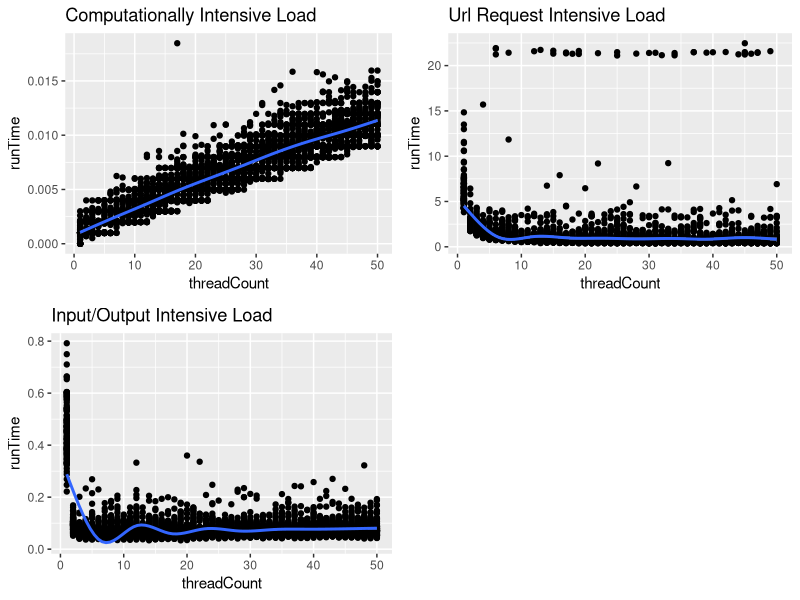

The R source for this figure:
library("ggplot2")
library("gridExtra")

setwd("C:/Users/Michael/Projects/ThreadOptimizer")

compDat = read.csv("compThreadTestMaster.csv", header=T)
urlDat = read.csv("urlThreadTestMaster.csv", header=T)
rwDat = read.csv("readWriteThreadTestMaster.csv", header=T)

p1 = ggplot(compDat, aes(threadCount, runTime), main) + geom_point() + 
       geom_smooth() + ggtitle("Computationally Intensive Load")
p2 = ggplot(urlDat, aes(threadCount, runTime)) + geom_point() + 
       geom_smooth() + ggtitle("Url Request Intensive Load")
p3 = ggplot(rwDat, aes(threadCount, runTime)) + geom_point() +
       geom_smooth() + ggtitle("Input/Output Intensive Load")

grid.arrange(p1, p2, p3, ncol=2)
